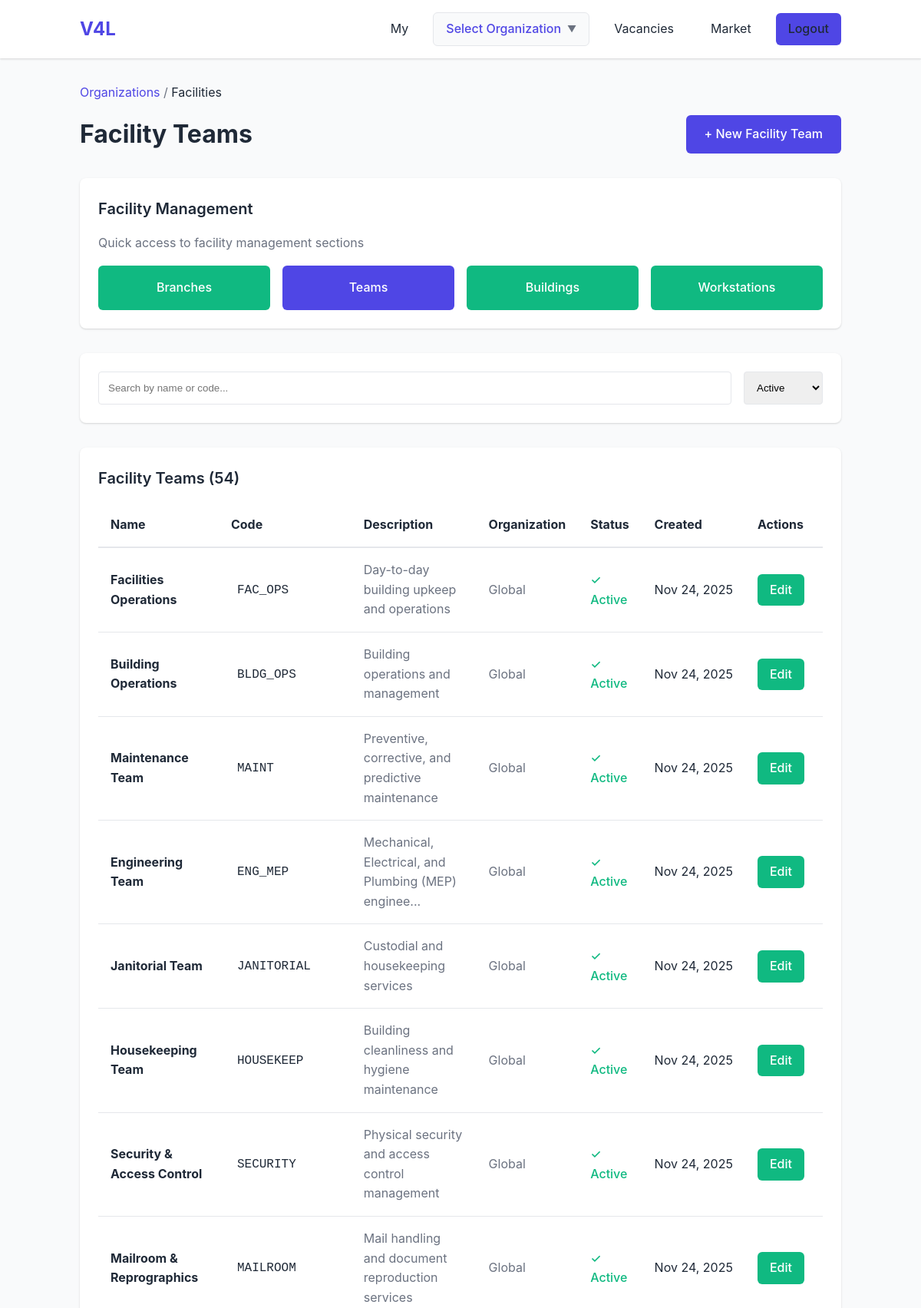
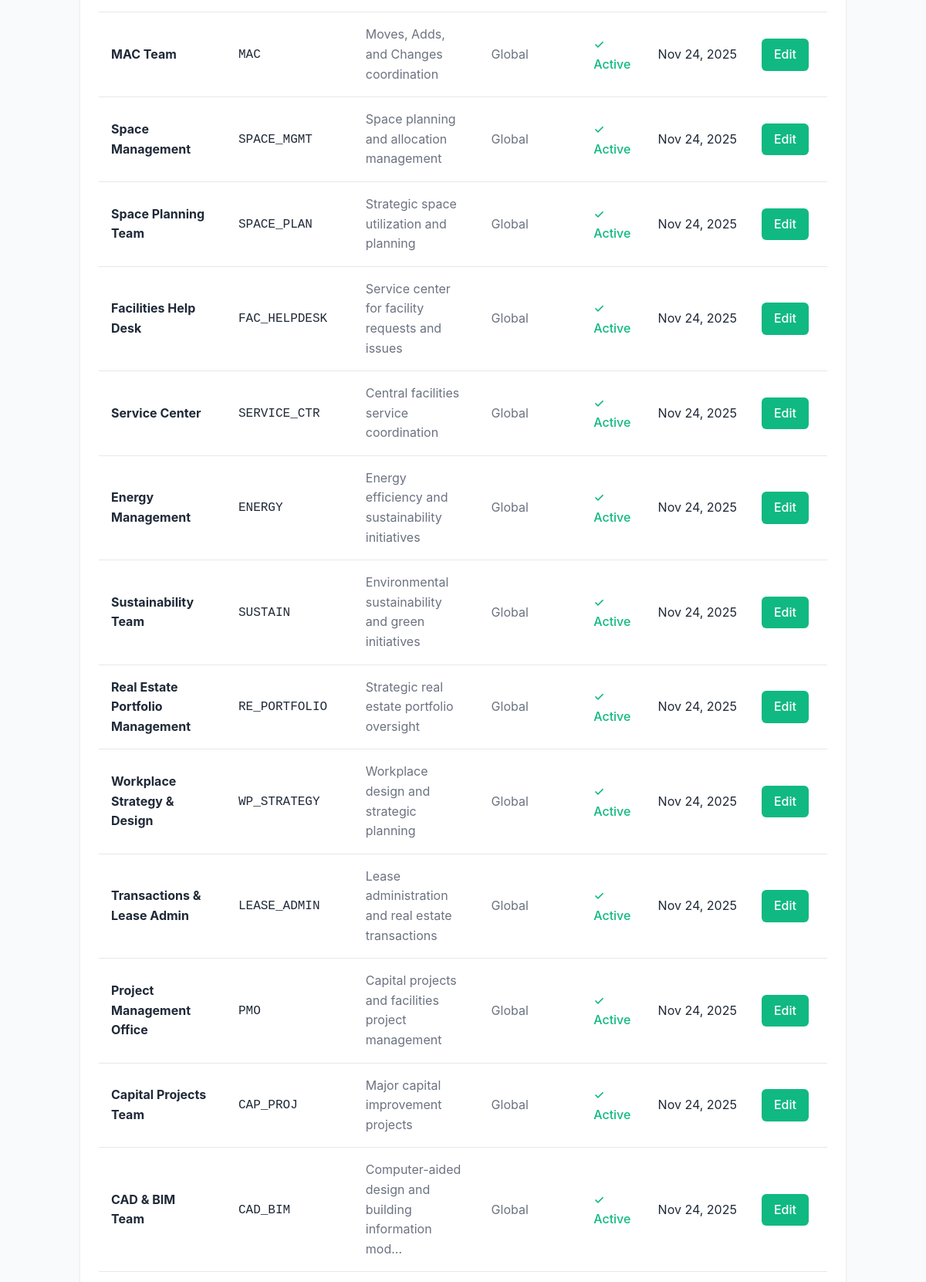
/public/organizations/departments/facilities/teams/index.php (signed in, upper part), run on the app's committed database (2 pictures, top to bottom).
### tables this page shows
CREATE TABLE department_teams (
    id TEXT PRIMARY KEY,
    name TEXT NOT NULL,
    code TEXT UNIQUE NOT NULL,
    description TEXT,
    parent_team_id TEXT,
    organization_department_id TEXT,
    organization_id TEXT,
    is_active INTEGER DEFAULT 1,
    sort_order INTEGER DEFAULT 0,
    created_by TEXT,
    created_at TEXT DEFAULT CURRENT_TIMESTAMP,
    updated_by TEXT,
    updated_at TEXT,
    deleted_by TEXT,
    deleted_at TEXT,
    FOREIGN KEY (organization_department_id) REFERENCES organization_departments(id) ON DELETE CASCADE,
    FOREIGN KEY (parent_team_id) REFERENCES department_teams(id) ON DELETE SET NULL,
    FOREIGN KEY (organization_id) REFERENCES organizations(id) ON DELETE CASCADE,
    FOREIGN KEY (created_by) REFERENCES users(id) ON DELETE SET NULL
);

### src/classes/OrganizationDepartmentTeamRepository.php (called while the page is built, shortened)
<?php
class OrganizationDepartmentTeamRepository {
    private $db;
    private $tableName = 'department_teams';
    public function __construct() {
        $this->db = Database::getInstance();
    }
    public function findByDepartment($departmentId, $limit = 100) {
        if ($this->db->getDriver() === 'sqlite') {
            $pdo = $this->db->getPdo();
            $stmt = $pdo->prepare("SELECT * FROM {$this->tableName}
                    WHERE deleted_at IS NULL AND is_active = 1
                    AND organization_department_id = ?
                    ORDER BY sort_order ASC, name ASC LIMIT ?");
            $stmt->execute([$departmentId, $limit]);
            $data = $stmt->fetchAll();
            $teams = [];
            foreach ($data as $teamData) {
                $teams[] = new OrganizationDepartmentTeam($teamData);
            }
            return $teams;
        }
        return [];
    }
}

### src/classes/OrganizationDepartmentRepository.php (called while the page is built, shortened)
<?php
class OrganizationDepartmentRepository {
    private $db;
    private $tableName = 'organization_departments';
    public function __construct() {
        $this->db = Database::getInstance();
    }
    public function findAll($limit = 100, $offset = 0) {
        if ($this->db->getDriver() === 'sqlite') {
            $pdo = $this->db->getPdo();
            $stmt = $pdo->prepare("SELECT * FROM {$this->tableName}
                                   WHERE deleted_at IS NULL AND is_active = 1
                                   ORDER BY sort_order ASC, name ASC
                                   LIMIT ? OFFSET ?");
            $stmt->execute([$limit, $offset]);
            $data = $stmt->fetchAll();
            $departments = [];
            foreach ($data as $deptData) {
                $departments[] = new OrganizationDepartment($deptData);
            }
            return $departments;
        }
        return [];
    }
}

### src/includes/autoload.php (called while the page is built, shortened)
<?php
spl_autoload_register(function ($class) {
    $prefix = 'App\\';
    $base_dir = __DIR__ . '/../';
    $len = strlen($prefix);
    $relative_class = substr($class, $len);
    $file = $base_dir . str_replace('\\', '/', $relative_class) . '.php';
});

### src/classes/OrganizationDepartmentTeam.php (called while the page is built, shortened)
<?php
class OrganizationDepartmentTeam {
    private $id;
    private $name;
    private $code;
    private $description;
    private $organization_id;
    private $is_active;
    private $created_at;
    public function hydrate($data) {
        if (isset($data['id'])) $this->id = $data['id'];
        if (isset($data['name'])) $this->name = $data['name'];
        if (isset($data['code'])) $this->code = $data['code'];
        if (isset($data['description'])) $this->description = $data['description'];
        if (isset($data['is_active'])) $this->is_active = $data['is_active'];
        if (isset($data['created_at'])) $this->created_at = $data['created_at'];
    }
    public function getId() {
        return $this->id;
    }
    public function getName() {
        return $this->name;
    }
    public function getCode() {
        return $this->code;
    }
    public function getDescription() {
        return $this->description;
    }
    public function getOrganizationId() {
        return $this->organization_id;
    }
    public function getIsActive() {
        return $this->is_active;
    }
    public function getCreatedAt() {
        return $this->created_at;
    }
}

### public/organizations/departments/facilities/teams/index.php (the view, shortened to what this page needs)
<?php
require_once __DIR__ . '/../../../../../src/includes/autoload.php';
$auth = new Auth();
$auth->requireAuth();
$user = $auth->getCurrentUser();
$orgRepo = new OrganizationRepository();
$deptRepo = new OrganizationDepartmentRepository();
$teamRepo = new OrganizationDepartmentTeamRepository();
$facilitiesDept = null;
$allDepts = $deptRepo->findAll();
foreach ($allDepts as $dept) {
    if (strtoupper($dept->getCode()) === 'FACILITIES' || stripos($dept->getName(), 'Facilit') !== false) {
        $facilitiesDept = $dept;
        break;
    }
}
$facilityTeams = [];
if ($facilitiesDept) {
    $facilityTeams = $teamRepo->findByDepartment($facilitiesDept->getId());
} else {
    $facilityTeams = $teamRepo->findAll();
}
include __DIR__ . '/../../../../../views/header.php';
?>
<div class="py-4">
    <div style="margin-bottom: 1rem;">
        <a href="/organizations/" class="link">Organizations</a>
        <span style="color: var(--text-light);"> / </span>
        <span>Facilities</span>
    </div>
    <div style="display: flex; justify-content: space-between; align-items: center; margin-bottom: 2rem; flex-wrap: wrap; gap: 1rem;">
        <h1>Facility Teams</h1>
        <a href="/organizations/departments/facilities/teams/form/" class="btn btn-primary">+ New Facility Team</a>
    </div>
    <div class="card" style="margin-bottom: 2rem;">
        <h2 class="card-title">Facility Management</h2>
        <p class="text-muted" style="margin-bottom: 1rem;">Quick access to facility management sections</p>
        <div style="display: grid; grid-template-columns: repeat(auto-fit, minmax(200px, 1fr)); gap: 1rem;">
            <a href="/organizations/departments/facilities/branches/" class="btn btn-secondary" style="padding: 1rem; text-align: center;">
                Branches
            </a>
            <a href="/organizations/departments/facilities/teams" class="btn btn-primary" style="padding: 1rem; text-align: center;">
                Teams
            </a>
            <a href="/organizations/departments/facilities/branches/buildings/" class="btn btn-secondary" style="padding: 1rem; text-align: center;">
                Buildings
            </a>
            <a href="/organizations/departments/facilities/branches/buildings/workstations" class="btn btn-secondary" style="padding: 1rem; text-align: center;">
                Workstations
            </a>
        </div>
    </div>
    <div class="card" style="margin-bottom: 2rem;">
        <div style="display: flex; gap: 1rem; flex-wrap: wrap;">
            <input
                type="text"
                id="search-input"
                placeholder="Search by name or code..."
                style="flex: 1; min-width: 250px; padding: 0.75rem; border: 1px solid var(--border-color); border-radius: 4px;"
                onkeyup="filterTable()"
            >
            <select
                id="status-filter"
                style="padding: 0.75rem; border: 1px solid var(--border-color); border-radius: 4px;"
                onchange="filterTable()"
            >
                <option value="active" selected>Active</option>
            </select>
        </div>
    </div>
    <div class="card">
        <h2 class="card-title">Facility Teams (<?php echo count($facilityTeams); ?>)</h2>
        <?php if (empty($facilityTeams)): ?>
            <div style="text-align: center; padding: 3rem 1rem;">
                <div style="font-size: 3rem; margin-bottom: 1rem; opacity: 0.3;">&#128194;</div>
                <h3 style="margin-bottom: 0.5rem;">No Facility Teams Yet</h3>
                <p class="text-muted" style="margin-bottom: 1.5rem;">Get started by creating your first facility team</p>
                <a href="/organizations/departments/facilities/teams/form/" class="btn btn-primary">Create Your First Facility Team</a>
            </div>
        <?php else: ?>
            <div class="desktop-view" style="overflow-x: auto;">
                <table id="teams-table" style="width: 100%; border-collapse: collapse;">
                    <thead>
                        <tr style="border-bottom: 2px solid var(--border-color); text-align: left;">
                            <th style="padding: 1rem;">Name</th>
                            <th style="padding: 1rem;">Code</th>
                            <th style="padding: 1rem;">Description</th>
                            <th style="padding: 1rem;">Organization</th>
                            <th style="padding: 1rem;">Status</th>
                            <th style="padding: 1rem;">Created</th>
                            <th style="padding: 1rem;">Actions</th>
                        </tr>
                    </thead>
                    <tbody>
                        <?php foreach ($facilityTeams as $dept): ?>
                            <tr style="border-bottom: 1px solid var(--border-color);" data-status="<?php echo $dept->getIsActive() ? 'active' : 'inactive'; ?>">
                                <td style="padding: 1rem;">
                                    <strong><?php echo htmlspecialchars($dept->getName()); ?></strong>
                                </td>
                                <td style="padding: 1rem;">
                                    <code style="background-color: var(--bg-light); padding: 0.25rem 0.5rem; border-radius: 3px;">
                                        <?php echo htmlspecialchars($dept->getCode()); ?>
                                    </code>
                                </td>
                                <td style="padding: 1rem;">
                                    <?php if ($dept->getDescription()): ?>
                                        <span class="text-muted"><?php echo htmlspecialchars(substr($dept->getDescription(), 0, 50)); ?><?php echo strlen($dept->getDescription()) > 50 ? '...' : ''; ?></span>
                                    <?php else: ?>
                                        <span class="text-muted">-</span>
                                    <?php endif; ?>
                                </td>
                                <td style="padding: 1rem;">
                                    <?php
                                    if ($dept->getOrganizationId()) {
                                        $org = $orgRepo->findById($dept->getOrganizationId(), $user->getId());
                                        echo $org ? htmlspecialchars($org->getName()) : 'Unknown';
                                    } else {
                                        echo '<span class="text-muted">Global</span>';
                                    }
                                    ?>
                                </td>
                                <td style="padding: 1rem;">
                                    <?php if ($dept->getIsActive()): ?>
                                        <span style="color: var(--secondary-color); font-weight: 500;">&#x2713; Active</span>
                                    <?php else: ?>
                                        <span style="color: var(--text-light);">&#x2715; Inactive</span>
                                    <?php endif; ?>
                                </td>
                                <td style="padding: 1rem; white-space: nowrap;">
                                    <?php echo date('M j, Y', strtotime($dept->getCreatedAt())); ?>
                                </td>
                                <td style="padding: 1rem; white-space: nowrap;">
                                    <a href="/organizations/departments/facilities/teams/form/?id=<?php echo $dept->getId(); ?>" class="btn btn-secondary" style="padding: 0.5rem 1rem; margin-right: 0.5rem;">Edit</a>
                                </td>
                            </tr>
                        <?php endforeach; ?>
                    </tbody>
                </table>
            </div>
        <?php endif; ?>
    </div>
</div>
<?php include __DIR__ . '/../../../../../views/footer.php'; ?>

### public/css/style.css (style rules this page uses)
* { margin: 0; padding: 0; box-sizing: border-box; }
:root { --primary-color: #4F46E5; --primary-dark: #4338CA; --secondary-color: #10B981; --danger-color: #EF4444; --warning-color: #F59E0B; --text-color: #1F2937; --text-light: #6B7280; --bg-color: #F9FAFB; --white: #FFFFFF; --border-color: #E5E7EB; --shadow: 0 1px 3px 0 rgba(0, 0, 0, 0.1), 0 1px 2px 0 rgba(0, 0, 0, 0.06); --shadow-md: 0 4px 6px -1px rgba(0, 0, 0, 0.1), 0 2px 4px -1px rgba(0, 0, 0, 0.06); --shadow-lg: 0 10px 15px -3px rgba(0, 0, 0, 0.1), 0 4px 6px -2px rgba(0, 0, 0, 0.05); }
body { font-family: -apple-system, BlinkMacSystemFont, 'Segoe UI', Roboto, 'Helvetica Neue', Arial, sans-serif; color: var(--text-color); background-color: var(--bg-color); line-height: 1.6; font-size: 16px; }
.btn { display: inline-block; padding: 0.75rem 1.5rem; border: none; border-radius: 0.375rem; font-size: 1rem; font-weight: 500; text-align: center; cursor: pointer; transition: all 0.2s; text-decoration: none; }
.btn-primary { background-color: var(--primary-color); color: var(--white); }
.btn-secondary { background-color: var(--secondary-color); color: var(--white); }
.card { background-color: var(--white); border-radius: 0.5rem; box-shadow: var(--shadow); padding: 1.5rem; margin-bottom: 1.5rem; }
.card-title { font-size: 1.25rem; font-weight: 600; margin-bottom: 1rem; }
.py-4 { padding-top: 2rem; padding-bottom: 2rem; }
.text-muted { color: var(--text-light); }
.link { color: var(--primary-color); text-decoration: none; }

### data on the page
department_teams: name "Facilities Operations", code "FAC_OPS", description "Day-to-day building upkeep and operations", shows "Global", is_active "✓ Active", created_at "Nov 24, 2025"
department_teams: name "Building Operations", code "BLDG_OPS", description "Building operations and management", shows "Global", is_active "✓ Active", created_at "Nov 24, 2025"
department_teams: name "Maintenance Team", code "MAINT", description "Preventive, corrective, and predictive maintenance", shows "Global", is_active "✓ Active", created_at "Nov 24, 2025"
department_teams: name "Engineering Team", code "ENG_MEP", description "Mechanical, Electrical, and Plumbing (MEP) enginee", shows "Global", is_active "✓ Active", created_at "Nov 24, 2025"
department_teams: name "Janitorial Team", code "JANITORIAL", description "Custodial and housekeeping services", shows "Global", is_active "✓ Active", created_at "Nov 24, 2025"
department_teams: name "Housekeeping Team", code "HOUSEKEEP", description "Building cleanliness and hygiene maintenance", shows "Global", is_active "✓ Active", created_at "Nov 24, 2025"
department_teams: name "Security & Access Control", code "SECURITY", description "Physical security and access control management", shows "Global", is_active "✓ Active", created_at "Nov 24, 2025"
department_teams: name "Mailroom & Reprographics", code "MAILROOM", description "Mail handling and document reproduction services", shows "Global", is_active "✓ Active", created_at "Nov 24, 2025"
department_teams: name "MAC Team", code "MAC", description "Moves, Adds, and Changes coordination", shows "Global", is_active "✓ Active", created_at "Nov 24, 2025"
department_teams: name "Space Management", code "SPACE_MGMT", description "Space planning and allocation management", shows "Global", is_active "✓ Active", created_at "Nov 24, 2025"
department_teams: name "Space Planning Team", code "SPACE_PLAN", description "Strategic space utilization and planning", shows "Global", is_active "✓ Active", created_at "Nov 24, 2025"
department_teams: name "Facilities Help Desk", code "FAC_HELPDESK", description "Service center for facility requests and issues", shows "Global", is_active "✓ Active", created_at "Nov 24, 2025"
department_teams: name "Service Center", code "SERVICE_CTR", description "Central facilities service coordination", shows "Global", is_active "✓ Active", created_at "Nov 24, 2025"
department_teams: name "Energy Management", code "ENERGY", description "Energy efficiency and sustainability initiatives", shows "Global", is_active "✓ Active", created_at "Nov 24, 2025"
department_teams: name "Sustainability Team", code "SUSTAIN", description "Environmental sustainability and green initiatives", shows "Global", is_active "✓ Active", created_at "Nov 24, 2025"
department_teams: name "Real Estate Portfolio Management", code "RE_PORTFOLIO", description "Strategic real estate portfolio oversight", shows "Global", is_active "✓ Active", created_at "Nov 24, 2025"
department_teams: name "Workplace Strategy & Design", code "WP_STRATEGY", description "Workplace design and strategic planning", shows "Global", is_active "✓ Active", created_at "Nov 24, 2025"
department_teams: name "Transactions & Lease Admin", code "LEASE_ADMIN", description "Lease administration and real estate transactions", shows "Global", is_active "✓ Active", created_at "Nov 24, 2025"
department_teams: name "Project Management Office", code "PMO", description "Capital projects and facilities project management", shows "Global", is_active "✓ Active", created_at "Nov 24, 2025"
department_teams: name "Capital Projects Team", code "CAP_PROJ", description "Major capital improvement projects", shows "Global", is_active "✓ Active", created_at "Nov 24, 2025"
department_teams: name "CAD & BIM Team", code "CAD_BIM", description "Computer-aided design and building information mod", shows "Global", is_active "✓ Active", created_at "Nov 24, 2025"

### other printed values
count($facilityTeams) "54"
